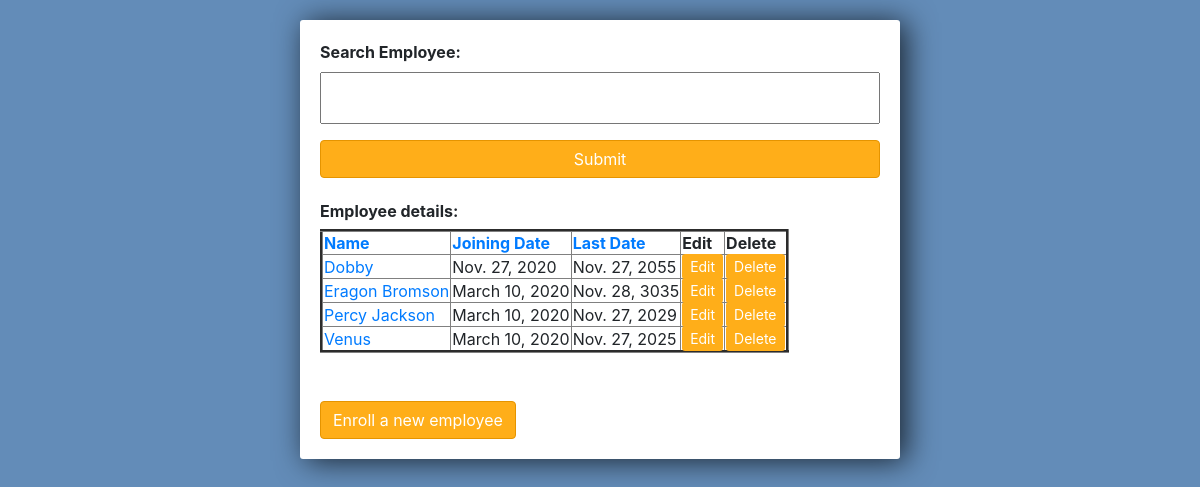
The page /employee-details on the database as committed earlier.
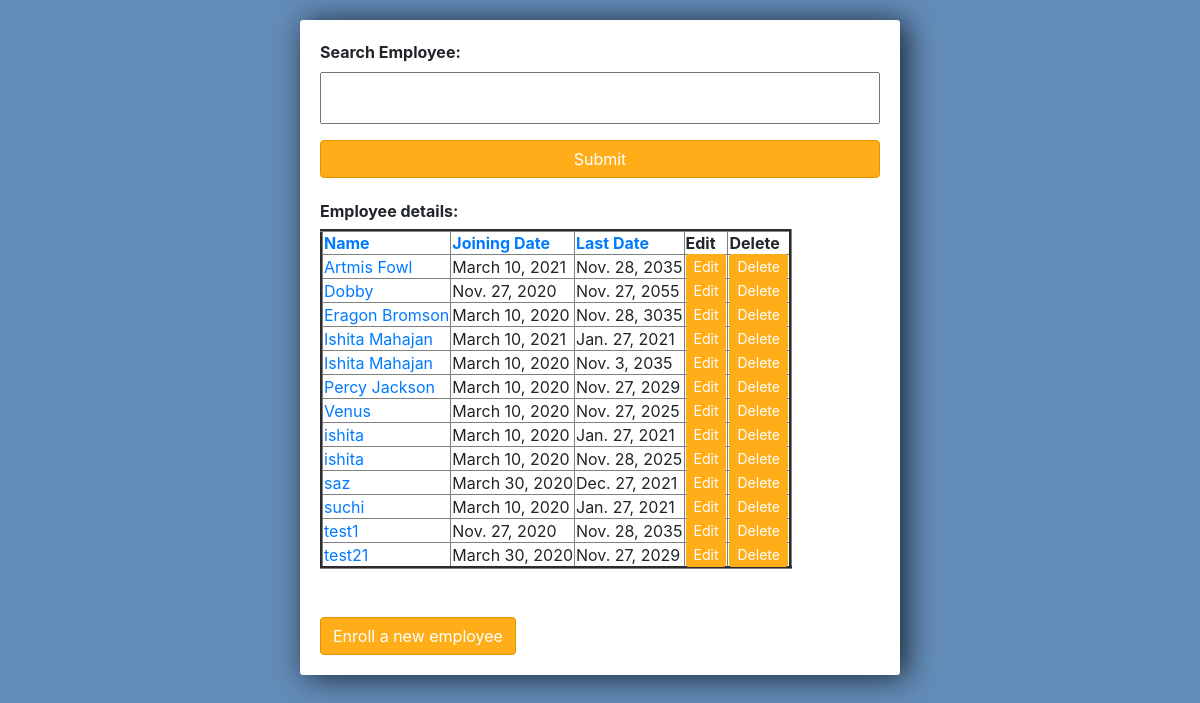
The same page on the database as committed later.
### employee/models.py (models this page shows)
class Employee_model(models.Model):
	name = models.CharField(max_length=100)
	location = models.TextField()
	phone_number = models.IntegerField()
	email_id = models.EmailField(max_length = 254)
	joining_date = models.DateField()
	last_date = models.DateField()
	def __str__(self):
		return self.name

### employee/views.py (the view)
# urls.py: path('employee-details', views.employee_details, name = "employee_details"),
def employee_details(request):
	employees = Employee_model.objects.all().order_by('name')
	form = Search_Form()
	context = {
		'employees' : employees,
		'form' : form
	}
	return render(request, 'employee/employee_details.html', context)

### employee/forms.py
class Search_Form(forms.ModelForm):
	class Meta:
		model = Employee_model
		fields = ['name']

### employee/templates/employee/employee_details.html (shortened to what this page needs)
<link rel="stylesheet" href="https://stackpath.bootstrapcdn.com/bootstrap/4.3.1/css/bootstrap.min.css">
<div class="center-column">
<form method = "POST" action="/search_results">
	<b>Search Employee:</b> {{form.name}}
	<input class="btn btn-info btn-danger" type="submit" name="Search Name">
</form>
<h6><b>Employee details: </b></h6>
<table border="3">
	<tr class="inner-table">
		<td><a href="{% url 'order_by' 'name' %}"><b>Name</b></a></td>
		<td><a href="{% url 'order_by' 'joining_date' %}"><b>Joining Date</b></a></td>
		<td><a href="{% url 'order_by' 'last_date' %}"><b>Last Date</b></a></td>
		<td><b>Edit</b></td>
		<td><b>Delete</b></td>
	</tr>
{% for emp in employees %}
	<tr>
		<td><a href="{% url 'employee_data' emp.id %}">{{emp}}</a></td>
		<td>{{emp.joining_date}}</a></td>
		<td>{{emp.last_date}}</a></td>
		<td><a class="btn-sm btn-info btn-danger" href="{% url 'update_emp' emp.id %}">Edit</a></td>
		<td><a class="btn-sm btn-info btn-danger" href="{% url 'delete' emp.id %}">Delete</a></td>
	</tr>
{% endfor %}
</table>
<br></br>
<a class="btn btn-info btn-danger" href="{% url 'enroll' %}">Enroll a new employee</a>
</div>

### employee/templates/employee/employee_details.html (style rules this page uses)
input { width: 100%; padding: 12px 20px; margin: 8px 0; box-sizing: border-box; }
input::placeholder { color: #d3d3d3; }
.center-column { width:600px; margin: 20px auto; padding:20px; background-color: #fff; border-radius: 3px; box-shadow: 6px 2px 30px 0px rgba(0,0,0,0.75); }
.btn-danger { background-color: #ffae19; border-color: #e59400; }
.inner-table { border: 3; border-width: 1; }

Rows that differ between the two databases and show on the page:
added Employee_model: name "Artmis Fowl", joining_date "March 10, 2021", last_date "Nov. 28, 2035"
added Employee_model: name "Ishita Mahajan", joining_date "March 10, 2021", last_date "Jan. 27, 2021"
added Employee_model: name "Ishita Mahajan", joining_date "March 10, 2020", last_date "Nov. 3, 2035"
added Employee_model: name "ishita", joining_date "March 10, 2020", last_date "Jan. 27, 2021"
added Employee_model: name "ishita", joining_date "March 10, 2020", last_date "Nov. 28, 2025"
added Employee_model: name "saz", joining_date "March 30, 2020", last_date "Dec. 27, 2021"
added Employee_model: name "suchi", joining_date "March 10, 2020", last_date "Jan. 27, 2021"
added Employee_model: name "test1", joining_date "Nov. 27, 2020", last_date "Nov. 28, 2035"
added Employee_model: name "test21", joining_date "March 30, 2020", last_date "Nov. 27, 2029"
